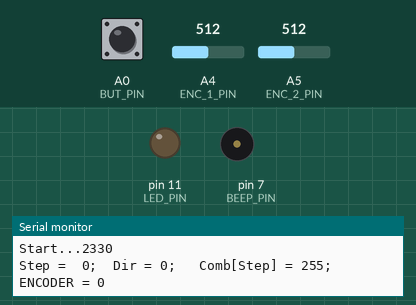
This sketch was run on a simulated Arduino Uno, built with avr-gcc and run on an emulated ATmega328P. On the bench: output pins drawn as LEDs (lit = HIGH), buzzer (waves = sounding), the last lines printed to the serial monitor. Inputs (shaded band) come from the test bench; at power-on: A0 (BUT_PIN) HIGH, A4 (ENC_1_PIN) = 512, A5 (ENC_2_PIN) = 512.

Above: at 1.6 s.
1.7 s: A0 (BUT_PIN) pulled LOW for 1 s
4.3 s: A0 (BUT_PIN) pulled LOW for 3.2 s
At 7.67 s:
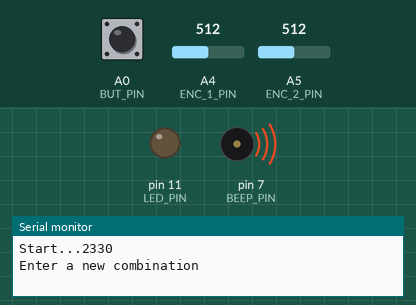
Timing chart, 0 to 9.2 s (numbered marks = the images above; inputs shaded):
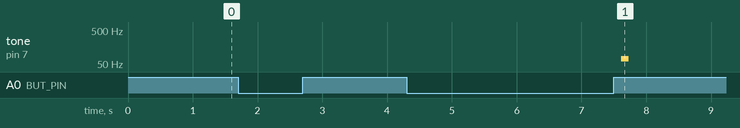

Measured:
- after the input at 4.3 s, tone on pin 7 (BEEP_PIN): silent → 71 Hz after 3.3 s, → silent 0.12 s later

The sketch:

2330_TheSun.ino
```cpp
//громкость в строке 122

#include <SoftwareSerial.h>
#include <EEPROM.h>
#define BEEP_PIN 7
#define LED_PIN 11
#define BUT_PIN A0
#define ENC_1_PIN A4
#define ENC_2_PIN A5
byte Comb[10] = { 0, 0, 0, 0, 0, 0, 0, 0, 0, 0 };
byte RightComb[10] = { 7, 6, 5, 4, 3, 2, 1, 0, 0, 0 };
int lenComb = 10;
bool flag = 0;
int step = 0;
uint8_t vol = 25;
int encoder = 0;
int encoderOld = 1;
bool flagEnc = 0;
bool encA = 0;
bool encB = 0;
bool encAOld = 0;
bool encBOld = 0;
bool dir = 0;
bool dirOld = 0;
SoftwareSerial mySerial(99, 2);
void (*resetFunc)(void) = 0;

void setup() {  ////////////////////////////////////////////////////////////////////////////////////////////////
  Serial.begin(9600);
  mySerial.begin(9600);
  pinMode(BUT_PIN, INPUT_PULLUP);
  pinMode(ENC_1_PIN, INPUT_PULLUP);
  pinMode(ENC_2_PIN, INPUT_PULLUP);
  pinMode(BEEP_PIN, OUTPUT);
  digitalWrite(BEEP_PIN, LOW);
  pinMode(LED_PIN, OUTPUT);
  digitalWrite(LED_PIN, LOW);
  Serial.println();
  Serial.print("RIGHT COMBINATION = ");
  for (int i = 0; i < 10; i++) {
    RightComb[i] = (char)EEPROM.read(i);  //!!!!!!!!!!!!!!!!!!!!!!!!!!!!!!!!!!!!!!!!!!!!!!!!!!!!!!!
    Serial.print(RightComb[i]);
    Serial.print("  ");
  }
  if (RightComb[0] == 0) SetNewComb();
  // vol = EEPROM.read(15);
  // Serial.println(" ");
  Serial.print("Volume = ");
  Serial.println(vol);
  DF_vol(vol);
  Serial.println("Start...2330");
  DF_play(1);
  beep(200);
}
void loop() {  ///////////////////////////////////////////////////////////////////////////////////////////////////////////////
  if (digitalRead(BUT_PIN) == 0) {
    delay(300);
    if (digitalRead(BUT_PIN) == 0) SetNewComb();
  }
  GetEncoder();
  if (encoder != encoderOld) {
    Serial.print("Step =  ");
    Serial.print(step);
    Serial.print(";  Dir = ");
    Serial.print(dir);
    Serial.print(";   Comb[Step] = ");
    Serial.print(RightComb[step]);
    Serial.print(";   ENCODER = ");
    Serial.println(encoder);

    if ((step == 0 || step == 2 || step == 4 || step == 6 || step == 8) && dir == 0) encoder = 0;
    if ((step == 1 || step == 3 || step == 5 || step == 7 || step == 9) && dir == 1) encoder = 0;
    encoderOld = encoder;
    dirOld = dir;
  }
  //************************* если сменили направление, перейдем на следующий шаг
  if (RightComb[step] == encoder) {

    DF_play(1);
    //!!!!!!!!!!!!!!!!!!!!!!!!!!! после звука проверяем, что не превысили зазор (2 шага энкодера)
    while (encoder >= encoderOld && encoder <= encoderOld + 4) {
      GetEncoder();
    }
    if (dirOld != dir) {
      step++;
      //*********************если очередное правильное значение RightComb[N]==0 значит прошли все. Победа!
      if (RightComb[step] == 0) WIN();
      encoder = 0;
    } else {
      step = 0;
      encoder = 0;
    }
  }
}
/////////////////////////////////////////////////////////////////////////////////////////////////////////////
void WIN() {
  Serial.println("<<<<<<<<<<<<<<<<  Win >>>>>>>>>>>>>>>>>> ");
  DF_play(2);
  for (int i = 0; i < 250; i++) {
    analogWrite(LED_PIN, i);
    delay(10);
  }
  for (int j = 0; j < 10; j++) {
    for (int i = 250; i > 50; i--) {
      analogWrite(LED_PIN, i);
      delay(10);
    }
    for (int i = 50; i < 250; i++) {
      analogWrite(LED_PIN, i);
      delay(10);
    }
  }
    for (int i = 250; i >= 0; i--) {
      analogWrite(LED_PIN, i);
      delay(20);
    }
    digitalWrite(LED_PIN, LOW);
  resetFunc();
}
int beep(int del) {
  digitalWrite(BEEP_PIN, HIGH);
  delay(del);
  digitalWrite(BEEP_PIN, LOW);
}
int SetNewComb() {
  beep(800);
  while (digitalRead(BUT_PIN) == 0) delay(100);
  step = 0;
  encoder = 0;
  Serial.println();
  for (int i = 0; i < 10; i++) Comb[i] = 0;
  Serial.println("Enter a new combination ");
  //Крутим диск
  while (digitalRead(BUT_PIN) == 1) {
    GetEncoder();

    if (dirOld != dir) {
      step++;
      beep(100);
      if (step > 0) {
        Comb[step - 2] = encoder - 1;
        encoder = 0;
        for (int i = 0; i < 10; i++) {
          Serial.print(Comb[i]);
          Serial.print(" ");
        }
        Serial.println(" ");
      }
    }
    if (encoder != encoderOld) {
      if (step == 0 && dir == 0) {
        encoder = 0;
        for (int i = 0; i < 10; i++) {
          beep(7);
          delay(7);
        }
      } else {
        beep(15);
        Serial.print("Step =  ");
        Serial.print(step);
        Serial.print(";  Dir = ");
        Serial.print(dir);
        Serial.print(";   ENCODER = ");
        Serial.println(encoder);
      }
    }
    //************************* если сменили нправление, перейдем на следующий шаг
    encoderOld = encoder;
    dirOld = dir;
    //resetFunc();
  }
  delay(500);
  if (Comb[0] == 0) resetFunc();
  beep(500);
  Serial.println("EEPROM.write...  ");
  // Записываем в EEPROM...
  for (int i = 0; i < 10; i++) {
    Serial.print(Comb[i]);
    Serial.print(" ");
    delay(100);
    EEPROM.write(i, Comb[i]);
    delay(200);
  }
  Serial.println(" ");
  resetFunc();
}
void GetEncoder() {
  if (analogRead(A4) < 300) encA = 0;
  if (analogRead(A4) > 320) encA = 1;
  if (analogRead(A5) < 300) encB = 0;
  if (analogRead(A5) > 320) encB = 1;
  if (encA == 1 && encB == 1 && encAOld == 0 && encBOld == 1) {
    encoder++;
    dir = 0;
    //Serial.print("Dir = "); Serial.print(dir); Serial.print(";  encoder = "); Serial.println(encoder);
  }
  if (encA == 1 && encB == 1 && encAOld == 1 && encBOld == 0) {
    encoder++;
    dir = 1;
    //Serial.print("Dir = "); Serial.print(dir); Serial.print(";  encoder = "); Serial.println(encoder);
  }
  encAOld = encA;
  encBOld = encB;
}
/////////////////////////библиотека плееров
uint8_t buffer[10] = { 0x7E, 0xFF, 0x06, 0x03, 0x00, 0x00, 0x00, 0x00, 0x00, 0xEF };
void setBuff(uint8_t _command, uint16_t _option) {
  //static uint8_t buffer[10] = {0x7E, 0xFF, 0x06, 0x03, 0x00, 0x00, 0x00, 0x00, 0x00, 0xEF};
  uint16_t crc = 0x00;
  buffer[0x03] = _command;
  buffer[0x05] = (uint8_t)(_option >> 0x08);
  buffer[0x06] = (uint8_t)_option;
  for (uint8_t i = 0x01; i < 0x07; i++) {
    crc += buffer[i];
  }
  crc = (0xFFFF - crc + 0x01);
  buffer[0x07] = (uint8_t)(crc >> 0x08);
  buffer[0x08] = (uint8_t)crc;
}
void DF_play(uint16_t _option) {
  setBuff(0x03, _option);
  mySerial.write(buffer, sizeof(buffer));
}
void DF_vol(uint16_t _option) {
  setBuff(0x06, _option);
  mySerial.write(buffer, sizeof(buffer));
  delay(200);
}
void DF_stop() {
  setBuff(0x16, 0);
  mySerial.write(buffer, sizeof(buffer));
}
```
